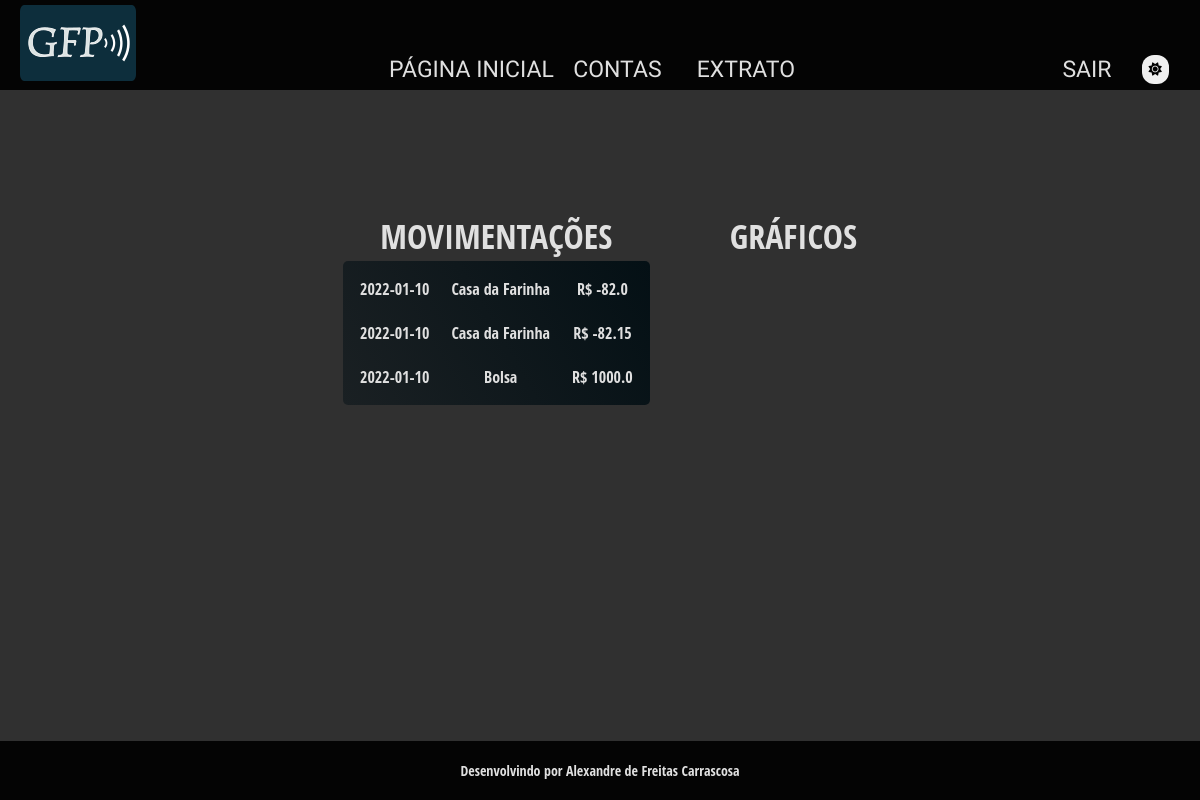
The app's page /extract/ (signed in) with its own data.
### core/models.py (models this page shows, shortened)
class moneyOutputs(models.Model):
  title = models.CharField(max_length=100,
                           verbose_name="Título",
                           )
  CATEGORIES_LIST = (
        ("AL", "ALIMENTAÇÃO"),
        ("CA", "CASA"),
        ("CO", "COMUNICAÇÃO"),
        ("DP", "DESPESAS PESSOAIS"),
        ("IN", "INVESTIMENTOS"),
        ("LZ", "LAZER"),
        ("SA", "SAÚDE"),
        ("TP", "TRANSPORTE")
    )
  categories = models.CharField(max_length=100,
                           choices=CATEGORIES_LIST)
  description = models.TextField(blank=True,
                                 null=True)
  value = models.DecimalField(max_digits=20,
                              decimal_places=2,
                              verbose_name="Valor")
  output_date = models.DateField(verbose_name="Data de compra")
  PAYMENTS_LIST = (
    ('CV', 'Crédito à vista'),
    ('CP', 'Crédito parcelado'),
    ('D', 'Débito')
  )
  payment_type = models.CharField(max_length=10,
                                  choices=PAYMENTS_LIST,
                                  )
  installments = models.DecimalField(max_digits=2,
                                     decimal_places=0,
                                     default=0,
                                     verbose_name="Parcelas")
  account = models.ForeignKey('totalBalance',
                              on_delete=models.CASCADE,
                              verbose_name="Conta")
  def get_output_values(self):
    return self.value * -1

class moneyInputer(models.Model):
  title = models.CharField(max_length=100,
                           verbose_name="Origem",
                           )
  value = models.DecimalField(max_digits=20,
                              decimal_places=2,
                              verbose_name="Valor")
  input_date = models.DateField(verbose_name="Data de pagamento")
  account = models.ForeignKey('totalBalance',
                              on_delete=models.CASCADE,
                              verbose_name="Conta"
                              )

### core/views.py (the view)
# urls.py: path('extract/', views.extract, name="extract"),
@login_required(login_url="/login/")
def extract(request):
    user = request.user
    extract_list = query_db(user)['extract']
    print(extract_list)
    page = request.GET.get('page', 1)
    paginator = Paginator(extract_list, 10)
    try:
        extracts = paginator.page(page)
    except PageNotAnInteger:
        extracts = paginator.page(1)
    except EmptyPage:
        extracts = paginator.page(paginator.num_pages)
    return render(request, 'extract.html', {'extracts': extracts})

### core/templates/extract.html (shortened to what this page needs)
{% extends 'base.html' %}
{% block content %}
<div class="content">
    <div class="extract-box">
        <h1>Movimentações</h1>
        <table class="table table-bordered">
            <tbody>
                {% for extract in extracts %}
                    <tr>
                        <td>{{ extract.date }}</td>
                        <td>{{ extract.title }}</td>
                        <td>R$ {{ extract.value }}</td>
                    </tr>
                {% endfor %}
            </tbody>
        </table>
    </div>
    <div class="graph-box">
        <h1>Gráficos</h1>
    </div>
</div>
{% endblock %}

### core/static/css/styles.css (style rules this page uses)
* { box-sizing: border-box; text-decoration: none; padding: 0; margin: 0; }
html { font-size: 62.5%; text-decoration: none; background-color: var(--main-bg-color); font-family: "Open Sans Condensed"; transition: all 500ms linear; }
body { height:100vh; margin:0; display: flex; flex-direction: column; }

### core/static/css/colors.css (style rules this page uses)
:root { --main-bg-color: #303030; --main-bg-dark: #040404; --bg-dropdown-color: #f9f9f9; --bg-card-box: linear-gradient(60deg, #1A2023, #041015); --bg-cian: #264653; --main-text-color: #E0E0E0; --text-dark-cian: #041015; --text-dark-color: #041015; --text-blue-green: #14746fa8; --green-color: yellowgreen; --red-color: tomato; --gold-color: #CBBD90; --box-shadow-color: rgba(0,0,0,0.2); }

### core/static/css/content.css (style rules this page uses)
.content { display: flex; justify-content: center; align-content: center; margin: 5rem 5em 5rem 5rem; text-align: center; border-radius: 2rem; color: var(--main-text-color); }
.content > * { padding: 2rem; margin: 0 2rem 0 2rem; }

### core/static/css/texts.css (style rules this page uses)
h1 { font-size: 3.4rem; padding:.25rem 0 .25rem 0; text-transform: uppercase; }

### core/static/css/extract.css (style rules this page uses)
.extract-box { display: flex; flex-direction: column; text-align: center; }
.extract-box td { padding: 10px; }
.table { font-size: 16px; background: var(--bg-card-box); }
.table-bordered { border-radius: 5px; padding: 5px; }

### records on screen
moneyOutputs: title "Casa da Farinha"
moneyOutputs: title "Casa da Farinha"
moneyInputer: title "Bolsa"

### other values on screen
{{ extract.date }} "2022-01-10" "2022-01-10" "2022-01-10"
{{ extract.value }} "-82.0" "-82.15" "1000.0"
